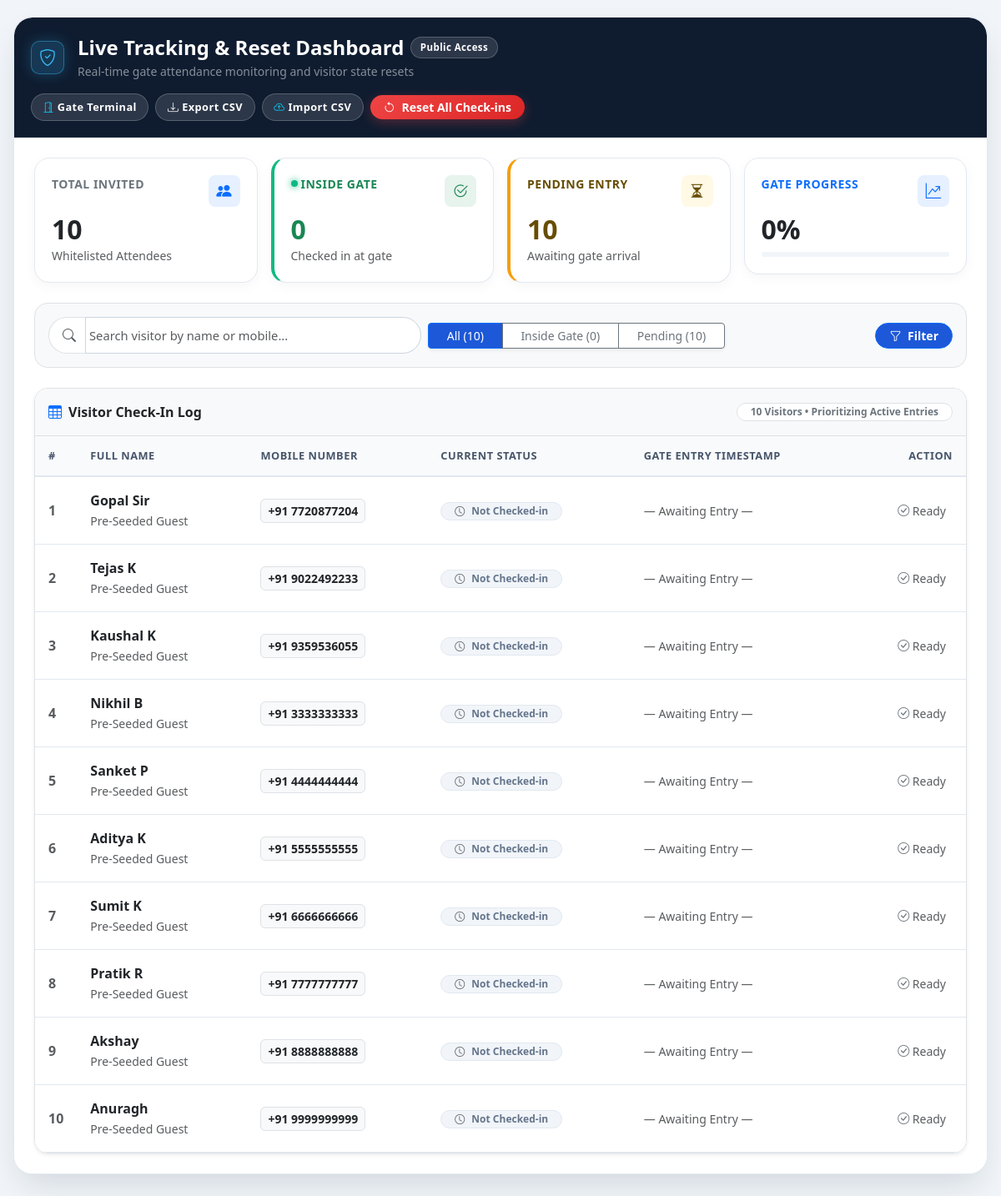
Page /dashboard.php on the committed database.
### tables this page shows
CREATE TABLE IF NOT EXISTS `allowed_visitors` (
    `id` INT UNSIGNED AUTO_INCREMENT PRIMARY KEY,
    `name` VARCHAR(100) NOT NULL,
    `mobile` VARCHAR(20) NOT NULL DEFAULT '',
    `user_id` VARCHAR(50) NULL,
    `region` VARCHAR(100) NULL,
    `fincert` VARCHAR(100) NULL,
    `school_name` VARCHAR(255) NULL,
    `designation` VARCHAR(100) NULL,
    `email` VARCHAR(150) NULL,
    `is_checked_in` TINYINT(1) NOT NULL DEFAULT 0,
    `checked_in_at` DATETIME NULL DEFAULT NULL,
    `is_day1_checked_in` TINYINT(1) NOT NULL DEFAULT 0,
    `day1_checked_in_at` DATETIME NULL DEFAULT NULL,
    `is_day2_checked_in` TINYINT(1) NOT NULL DEFAULT 0,
    `day2_checked_in_at` DATETIME NULL DEFAULT NULL,
    `created_at` TIMESTAMP NOT NULL DEFAULT CURRENT_TIMESTAMP,
    UNIQUE KEY `uniq_user_id` (`user_id`),
    KEY `idx_checkin_status` (`is_checked_in`),
    KEY `idx_day1_status` (`is_day1_checked_in`),
    KEY `idx_day2_status` (`is_day2_checked_in`),
    KEY `idx_mobile` (`mobile`),
    KEY `idx_region` (`region`),
    KEY `idx_fincert` (`fincert`)
);

### dashboard.php (the view, shortened to what the rows shown need)
<?php
$pdo = Database::getConnection();
$mStmt = $pdo->query("
    SELECT
        COUNT(*) as total,
        SUM(CASE WHEN is_checked_in = 1 THEN 1 ELSE 0 END) as checked_in,
        SUM(CASE WHEN is_checked_in = 0 THEN 1 ELSE 0 END) as pending
    FROM `allowed_visitors`
");
$mRow = $mStmt->fetch();
$totalInvited = (int)($mRow['total'] ?? 0);
$insideGate   = (int)($mRow['checked_in'] ?? 0);
$pendingEntry = (int)($mRow['pending'] ?? 0);
$progressRate = $totalInvited > 0 ? round(($insideGate / $totalInvited) * 100) : 0;
$sql = "SELECT * FROM `allowed_visitors` WHERE 1=1";
$params = [];
$sql .= " ORDER BY is_checked_in DESC, checked_in_at DESC, id ASC";
$vStmt = $pdo->prepare($sql);
$vStmt->execute($params);
$visitors = $vStmt->fetchAll();
?>
<!DOCTYPE html>
<html lang="en">
<head>
    <link href="https://cdn.jsdelivr.net/npm/bootstrap@5.3.3/dist/css/bootstrap.min.css" rel="stylesheet">
    <link rel="stylesheet" href="https://cdn.jsdelivr.net/npm/bootstrap-icons@1.11.3/font/bootstrap-icons.min.css">
    <link rel="stylesheet" href="assets/css/style.css">
</head>
<body>
<div class="desktop-admin-wrap">
    <div class="hybrid-card">
        <div class="hybrid-body p-3 p-md-4">
            <div class="row g-3 mb-4">
                <div class="col-6 col-md-3">
                    <div class="metric-box-white">
                        <h2 class="fw-bold text-dark mb-0"><?= $totalInvited ?></h2>
                    </div>
                </div>
                <div class="col-6 col-md-3">
                    <div class="metric-box-white" style="border-left: 4px solid var(--status-success);">
                        <h2 class="fw-bold text-success mb-0"><?= $insideGate ?></h2>
                    </div>
                </div>
                <div class="col-6 col-md-3">
                    <div class="metric-box-white" style="border-left: 4px solid var(--status-warning);">
                        <h2 class="fw-bold text-warning-emphasis mb-0"><?= $pendingEntry ?></h2>
                    </div>
                </div>
                <div class="col-6 col-md-3">
                    <div class="metric-box-white">
                        <h2 class="fw-bold text-dark mb-0"><?= $progressRate ?>%</h2>
                    </div>
                </div>
            </div>
            <div class="border rounded-4 overflow-hidden shadow-sm">
                <div class="table-responsive">
                    <table class="table table-light-crisp align-middle mb-0">
                        <thead>
                            <tr>
                                <th class="ps-3" style="width: 50px;">#</th>
                                <th>Full Name</th>
                                <th>Mobile Number</th>
                                <th>Current Status</th>
                                <th>Gate Entry Timestamp</th>
                                <th class="text-end pe-3">Action</th>
                            </tr>
                        </thead>
                        <tbody>
                            <?php if (empty($visitors)): ?>
                                <tr>
                                    <td colspan="6" class="text-center py-5 text-muted">
                                        <i class="bi bi-inbox fs-1 d-block mb-2 text-secondary"></i>
                                        No matching visitors found.
                                    </td>
                                </tr>
                            <?php else: ?>
                                <?php foreach ($visitors as $v): ?>
                                    <tr>
                                        <td class="ps-3 text-muted fw-bold"><?= (int)$v['id'] ?></td>
                                        <td>
                                            <div class="fw-bold text-dark"><?= htmlspecialchars($v['name']) ?></div>
                                            <small class="text-muted">Pre-Seeded Guest</small>
                                        </td>
                                        <td>
                                            <span class="px-2 py-1 bg-light text-dark rounded-2 border fw-semibold small">
                                                +91 <?= htmlspecialchars($v['mobile']) ?>
                                            </span>
                                        </td>
                                        <td>
                                            <?php if ((int)$v['is_checked_in'] === 1): ?>
                                                <span class="badge badge-inside-light px-3 py-1 rounded-pill d-inline-flex align-items-center gap-1">
                                                    <span class="pulse-dot-green"></span>
                                                    <span>Inside Gate</span>
                                                </span>
                                            <?php else: ?>
                                                <span class="badge badge-pending-light px-3 py-1 rounded-pill d-inline-flex align-items-center gap-1">
                                                    <i class="bi bi-clock me-1 text-muted"></i>
                                                    <span>Not Checked-in</span>
                                                </span>
                                            <?php endif; ?>
                                        </td>
                                        <td>
                                            <?php if (!empty($v['checked_in_at'])): ?>
                                                <span class="text-dark fw-semibold small">
                                                    <i class="bi bi-clock-history text-success me-1"></i>
                                                    <?= htmlspecialchars(date('d M Y, h:i:s A', strtotime($v['checked_in_at']))) ?>
                                                </span>
                                            <?php else: ?>
                                                <span class="text-muted small">&mdash; Awaiting Entry &mdash;</span>
                                            <?php endif; ?>
                                        </td>
                                        <td class="text-end pe-3">
                                            <?php if ((int)$v['is_checked_in'] === 1): ?>
                                                <a
                                                    href="dashboard.php?action=reset&id=<?= (int)$v['id'] ?>"
                                                    class="btn btn-outline-warning btn-sm rounded-pill px-3 fw-bold"
                                                    onclick="return confirm('Reset entry state for <?= htmlspecialchars(addslashes($v['name'])) ?>?');"
                                                    title="Reset to Pending"
                                                >
                                                    <i class="bi bi-arrow-counterclockwise me-1"></i> Reset
                                                </a>
                                            <?php else: ?>
                                                <span class="text-muted small pe-2">
                                                    <i class="bi bi-check-circle text-secondary"></i> Ready
                                                </span>
                                            <?php endif; ?>
                                        </td>
                                    </tr>
                                <?php endforeach; ?>
                            <?php endif; ?>
                        </tbody>
                    </table>
                </div>
            </div>
        </div>
    </div>
</div>
</body>
</html>

### rows in the picture
allowed_visitors: id "1", name "Gopal Sir", mobile "7720877204", is_checked_in 0 (drawn), shows "— Awaiting Entry —"
allowed_visitors: id "2", name "Tejas K", mobile "9022492233", is_checked_in 0 (drawn), shows "— Awaiting Entry —"
allowed_visitors: id "3", name "Kaushal K", mobile "9359536055", is_checked_in 0 (drawn), shows "— Awaiting Entry —"
allowed_visitors: id "4", name "Nikhil B", mobile "3333333333", is_checked_in 0 (drawn), shows "— Awaiting Entry —"
allowed_visitors: id "5", name "Sanket P", mobile "4444444444", is_checked_in 0 (drawn), shows "— Awaiting Entry —"
allowed_visitors: id "6", name "Aditya K", mobile "5555555555", is_checked_in 0 (drawn), shows "— Awaiting Entry —"
allowed_visitors: id "7", name "Sumit K", mobile "6666666666", is_checked_in 0 (drawn), shows "— Awaiting Entry —"
allowed_visitors: id "8", name "Pratik R", mobile "7777777777", is_checked_in 0 (drawn), shows "— Awaiting Entry —"
allowed_visitors: id "9", name "Akshay", mobile "8888888888", is_checked_in 0 (drawn), shows "— Awaiting Entry —"
allowed_visitors: id "10", name "Anuragh", mobile "9999999999", is_checked_in 0 (drawn), shows "— Awaiting Entry —"

### other values in the picture
$totalInvited "10"
$insideGate "0"
$pendingEntry "10"
$progressRate "0"
count($visitors) "10"
